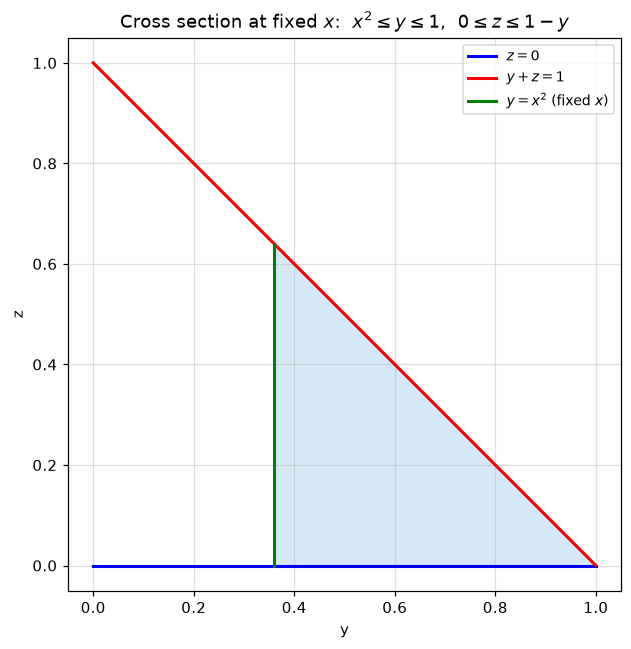

Write the Python code that produced this figure.
"""Fig 2: cross section in the yz-plane at a fixed x (triangle region)."""
import numpy as np
import matplotlib
matplotlib.use("Agg")
import matplotlib.pyplot as plt

fig, ax = plt.subplots(figsize=(6.5, 6))
a2 = 0.36   # example fixed x^2 value
ax.plot([0, 1], [0, 0], "b-", lw=2, label=r"$z=0$")
ax.plot([0, 1], [1, 0], "r-", lw=2, label=r"$y+z=1$")
ax.plot([a2, a2], [0, 1 - a2], "g-", lw=2, label=r"$y=x^2$ (fixed $x$)")
ax.fill([a2, 1, a2], [0, 0, 1 - a2], color="#bcd7f0", alpha=0.6)
ax.set_xlabel("y"); ax.set_ylabel("z")
ax.set_title(r"Cross section at fixed $x$:  $x^2 \leq y \leq 1$,  $0 \leq z \leq 1-y$")
ax.set_aspect("equal"); ax.grid(alpha=0.4); ax.legend(fontsize=9, loc="upper right")
plt.tight_layout()
plt.savefig("D:/Program-Files/MCMA-Toolchain/dev-logs/.raw_data/dev-logs-20261110/dsh-qwen3.8-27b-hpc/calculus-15.7.21/solution/part1_figure2.png",
            dpi=110, bbox_inches="tight")
print("saved fig2")
